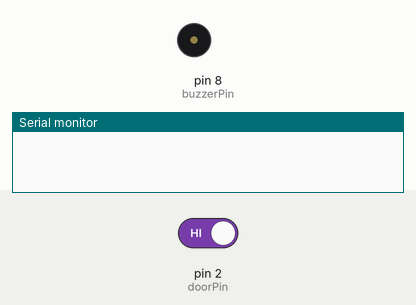
A sketch run on a simulated Arduino Uno, built with avr-gcc and run on an emulated ATmega328P. Shown: buzzer (waves = sounding), the last lines printed to the serial monitor. The test bench sets the inputs (shaded band); at power-on: pin 2 (doorPin) HIGH.

Above: at 1.2 s.
1.3 s: pin 2 (doorPin) driven LOW
2.8 s: pin 2 (doorPin) driven HIGH
At 14.0 s:
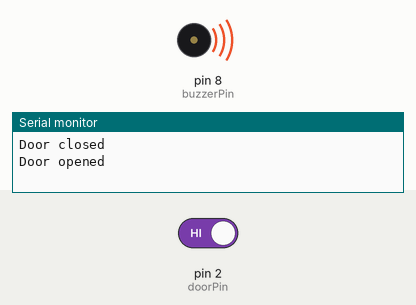
Timing chart, 0 to 14.3 s (numbered marks = the images above; inputs shaded):
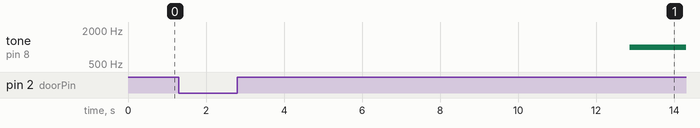

The sketch:

code.ino
```cpp
const int doorPin = 2;
const int buzzerPin = 8;

const unsigned long openDelay = 10000; // 10 seconds
const unsigned long debounceDelay = 50;

unsigned long openTime = 0;
unsigned long lastDebounceTime = 0;

bool stableState = HIGH;
bool lastReading = HIGH;
bool wasOpen = false;

void setup() {
  pinMode(doorPin, INPUT_PULLUP);
  pinMode(buzzerPin, OUTPUT);

  Serial.begin(9600);
  noTone(buzzerPin);
}

void loop() {
  bool reading = digitalRead(doorPin);

  if (reading != lastReading) {
    lastDebounceTime = millis();
    lastReading = reading;
  }

  if (millis() - lastDebounceTime >= debounceDelay) {
    if (reading != stableState) {
      stableState = reading;

      bool doorOpen = (stableState == HIGH);

      if (doorOpen) {
        openTime = millis();
        wasOpen = true;
        Serial.println("Door opened");
      } else {
        wasOpen = false;
        noTone(buzzerPin);
        Serial.println("Door closed");
      }
    }
  }

  if (wasOpen && millis() - openTime >= openDelay) {
    tone(buzzerPin, 1000);
  }

  delay(5);
}
```

Measured:
- after the input at 2.8 s, tone on pin 8 (buzzerPin): silent → 1000 Hz after 10.1 s
